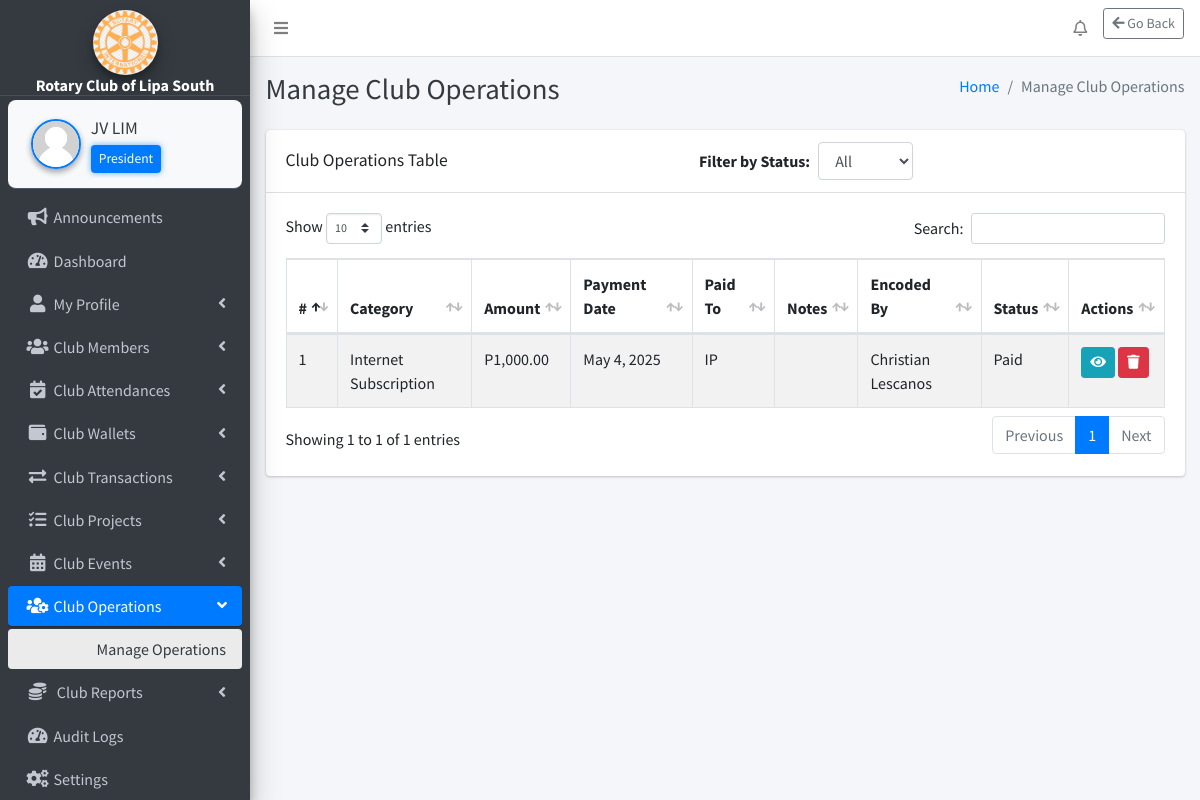
/webpages/club-operations/manage-operations/manage_operations.php (signed in), run on the app's committed database.
### tables this page shows
CREATE TABLE `settings` (
  `id` int(11) NOT NULL,
  `system_name` varchar(255) NOT NULL,
  `logo` varchar(255) NOT NULL,
  `currency` varchar(50) NOT NULL
);

CREATE TABLE `club_position` (
  `id` int(11) NOT NULL,
  `position_name` varchar(255) NOT NULL
);

CREATE TABLE `club_operations` (
  `id` int(11) NOT NULL,
  `category` varchar(100) NOT NULL,
  `amount` decimal(10,2) NOT NULL,
  `payment_date` date NOT NULL,
  `paid_to` varchar(255) DEFAULT NULL,
  `notes` text DEFAULT NULL,
  `status` enum('Paid','Unpaid') DEFAULT 'Unpaid',
  `encoded_by` int(11) NOT NULL,
  `encoded_at` timestamp NOT NULL DEFAULT current_timestamp()
);

CREATE TABLE `members` (
  `id` int(11) NOT NULL,
  `fullname` varchar(255) NOT NULL,
  `dob` date NOT NULL,
  `gender` varchar(10) NOT NULL,
  `contact_number` varchar(20) NOT NULL,
  `email` varchar(255) NOT NULL,
  `address` varchar(255) NOT NULL,
  `role` int(11) DEFAULT 6,
  `occupation` varchar(255) NOT NULL,
  `membership_number` varchar(20) NOT NULL,
  `created_at` timestamp NOT NULL DEFAULT current_timestamp(),
  `photo` varchar(255) NOT NULL,
  `expiry_date` date DEFAULT NULL,
  `password` varchar(255) NOT NULL
);

### webpages/club-operations/manage-operations/manage_operations.php (the view, shortened to what the rows shown need)
<?php
include_once($_SERVER['DOCUMENT_ROOT'] . '/rotary/includes/config.php');
$currencySymbol = '₱';
$currencyQuery = "SELECT currency FROM settings WHERE id = 1";
$currencyResult = $conn->query($currencyQuery);
if ($currencyResult->num_rows > 0) {
    $currencySymbol = $currencyResult->fetch_assoc()['currency'];
}
$query = "
    SELECT co.*,
           m.fullname AS encoded_by_name
    FROM club_operations co
    LEFT JOIN members m ON co.encoded_by = m.id
";
$query .= " ORDER BY co.payment_date DESC";
$stmt = $conn->prepare($query);
$stmt->execute();
$result = $stmt->get_result();
?>
<!DOCTYPE html>
<html lang="en">
<?php include('../../../includes/header.php'); ?>
<link href="https://cdn.jsdelivr.net/npm/select2@4.1.0-rc.0/dist/css/select2.min.css" rel="stylesheet" />
<body class="hold-transition sidebar-mini layout-fixed layout-navbar-fixed layout-footer-fixed">
<div class="wrapper">
    <?php include('../../../includes/nav.php'); ?>
    <?php include('../../../includes/sidebar.php'); ?>
    <div class="content-wrapper">
        <?php include('../../../includes/page_title.php'); ?>
        <section class="content">
            <div class="container-fluid">
                <div class="row">
                    <div class="col-12">
                        <div class="card">
                            <div class="card-body">
                                <table id="operationsTable" class="table table-bordered table-striped">
                                    <thead>
                                        <tr>
                                            <th>#</th>
                                            <th>Category</th>
                                            <th>Amount</th>
                                            <th>Payment Date</th>
                                            <th>Paid To</th>
                                            <th>Notes</th>
                                            <th>Encoded By</th>
                                            <th>Status</th>
                                            <?php if (in_array($_SESSION['role'], ['1', '3', '4', '5', '100'])): ?>
                                                <th>Actions</th>
                                            <?php endif; ?>
                                        </tr>
                                    </thead>
                                    <tbody>
                                        <?php
                                        $counter = 1;
                                        while ($row = $result->fetch_assoc()) {
                                            echo "<tr>";
                                            echo "<td>{$counter}</td>";
                                            echo "<td>" . htmlspecialchars($row['category']) . "</td>";
                                            echo "<td>{$currencySymbol}" . number_format($row['amount'], 2) . "</td>";
                                            echo "<td>" . date("F j, Y", strtotime($row['payment_date'])) . "</td>";
                                            echo "<td>" . htmlspecialchars($row['paid_to']) . "</td>";
                                            echo "<td>" . htmlspecialchars($row['notes']) . "</td>";
                                            echo "<td>" . htmlspecialchars($row['encoded_by_name']) . "</td>";
                                            echo "<td>" . htmlspecialchars($row['status']) . "</td>";
                                            if (in_array($_SESSION['role'], ['1', '3', '4', '5', '100'])) {
                                                echo '<td>';
                                                if (in_array($_SESSION['role'], ['1', '3', '4', '100'])) {
                                                    if ($row['status'] === 'Unpaid') {
    echo '<button class="btn btn-success btn-sm confirm-action" data-id="' . $row['id'] . '" data-status="Paid" data-action-type="status" title="Mark as Paid"><i class="fas fa-check"></i></button> ';
    echo '<a href="edit_operation.php?id=' . $row['id'] . '" class="btn btn-primary btn-sm" title="Edit Operation"><i class="fas fa-edit"></i></a>';
} elseif ($row['status'] === 'Paid') {
    echo '<a href="operation_details.php?id=' . $row['id'] . '" class="btn btn-info btn-sm" title="View Details"><i class="fas fa-eye"></i></a> ';
    echo '<button class="btn btn-danger btn-sm confirm-action" data-id="' . $row['id'] . '" data-action-type="delete" title="Delete"><i class="fas fa-trash"></i></button>';
}
                                                } elseif ($_SESSION['role'] === '5' || $_SESSION['role'] === '100') {
                                                    echo '<a href="operation_details.php?id=' . $row['id'] . '" class="btn btn-info btn-sm" title="View Details"><i class="fas fa-eye"></i></a>';
                                                }
                                                echo '</td>';
                                            }
                                            echo "</tr>";
                                            $counter++;
                                        }
                                        ?>
                                    </tbody>
                                </table>
                            </div>
                        </div>
                    </div>
                </div>
            </div>
        </section>
    </div>
</div>
</body>
</html>

### includes/sidebar.php (shortened to what the rows shown need)
<?php
function getSystemName() {
    global $conn;
    $result = $conn->query("SELECT system_name FROM settings");
    return ($result->num_rows > 0) ? $result->fetch_assoc()['system_name'] : 'RCLS';
}
if (isset($_SESSION['user_id'])) {
    $userId = $_SESSION['user_id'];
    $positionName = '';
    $sql = "SELECT cp.position_name
            FROM club_position cp
            INNER JOIN members m ON cp.id = m.role
            WHERE m.id = '$userId'";
    $positionResult = $conn->query($sql);
    if ($positionResult && $positionRow = $positionResult->fetch_assoc()) {
        $positionName = $positionRow['position_name'];
    }
}
function getLogoUrl() {
    global $conn;
    $result = $conn->query("SELECT logo FROM settings");
    if ($result->num_rows > 0) {
        $logoFile = $result->fetch_assoc()['logo'];
        $path = "/rotary/uploads/" . $logoFile;
        return file_exists($_SERVER['DOCUMENT_ROOT'] . $path) ? $path : "/rotary/dist/img/AdminLTELogo.png";
    }
    return "/rotary/dist/img/AdminLTELogo.png";
}
?>
<aside class="main-sidebar sidebar-dark-primary elevation-4">
    <div class="text-center"
         style="padding: 10px 0 0 0; margin: 0 !important; border-bottom: 1px solid rgba(255,255,255,0.1);">
        <a href="#" class="d-block" style="margin: 0; padding: 0;">
            <img src="<?php echo getLogoUrl(); ?>"
                 alt="Logo"
                 class="img-circle elevation-3"
                 style="width: 65px; height: 65px; object-fit: cover; margin: 0 auto; display: block;">
            <div class="brand-text font-weight-bold text-white"
                 style="font-size: 1rem; line-height: 1.1; margin: 2px 0 0 0;">
                <?php echo getSystemName(); ?>
            </div>
        </a>
    </div>
    <div class="sidebar" style="padding-top: 4px !important; margin-top: 0 !important;">
        <div class="user-panel d-flex align-items-center"
             style="background-color: #f8f9fa; border-radius: 8px; padding: 10px; margin: 0 !important;">
            <div class="info flex-grow-1">
                <a href="/rotary/webpages/manage-profile/my-profile/my_profile.php"
                   class="d-block fw-semibold text-dark"
                   style="font-size: 1.1rem; white-space: nowrap; overflow: hidden; text-overflow: ellipsis;">
                    <?php echo htmlspecialchars($_SESSION['fullname'] ?? 'Guest'); ?>
                </a>
                <?php if (!empty($positionName)): ?>
                    <small class="d-block mt-1 px-2 py-1 rounded"
                           style="background-color: #007bff; color: white; font-size: 0.85rem; max-width: fit-content; box-shadow: 0 0 6px rgba(0, 123, 255, 0.6);">
                        <?php echo htmlspecialchars($positionName); ?>
                    </small>
                <?php else: ?>
                    <small class="d-block mt-1 text-muted" style="font-size: 0.85rem;">No Role Assigned</small>
                <?php endif; ?>
            </div>
        </div>
    </div>
</aside>

### data on the page
settings: logo (picture), system_name "Rotary Club of Lipa South", currency "P"
club_position: position_name "President"
club_operations: category "Internet Subscription", amount "1,000.00", payment_date "May 4, 2025", paid_to "IP", encoded_by.fullname "Christian Lescanos", status "Paid"

### other printed values
$_SESSION['fullname'] "JV LIM"
$pageTitle "Manage Club Operations"
